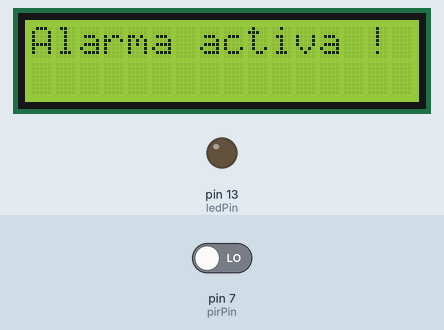
Bench run of a sketch on a simulated Arduino Uno, built with avr-gcc and run on an emulated ATmega328P. Parts: 16×2 character LCD, output pins drawn as LEDs (lit = HIGH). The test bench sets the inputs (shaded band); at power-on: pin 7 (pirPin) LOW.

Above: at 1.2 s.
1.3 s: pin 7 (pirPin) driven HIGH
At 2.5 s:
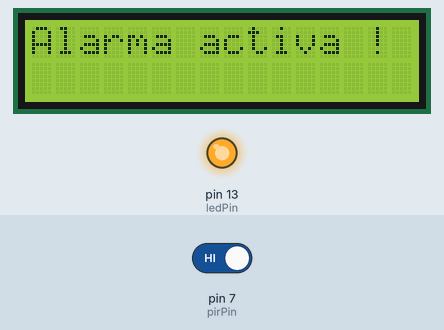
At 3.0 s:
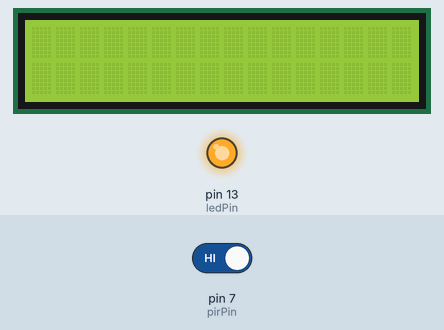
4.6 s: pin 7 (pirPin) driven LOW
At 6.0 s:
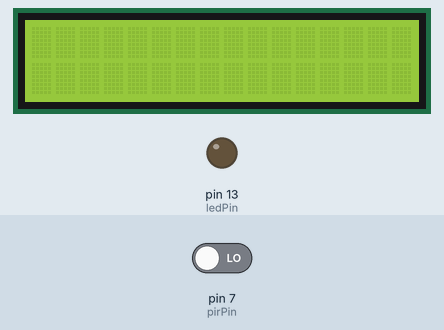
Timing chart, 0 to 7.6 s (numbered marks = the images above; inputs shaded):
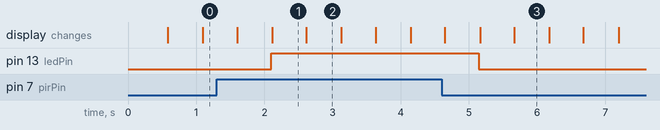

Measured:
- after the input at 1.3 s, pin 13 (ledPin): LOW → HIGH after 0.80 s
- after the input at 4.6 s, pin 13 (ledPin): HIGH → LOW after 0.55 s
- what the display in image 1 shows lasts 0.5 s, from 2.1 s to 2.6 s

The sketch:

Alarma_Casa_1.0.0.ino
```cpp
#include <Wire.h>			// libreria de comunicacion por I2C
#include <LCD.h>			// libreria para funciones de LCD
#include <LiquidCrystal_I2C.h>		// libreria para LCD por I2C

LiquidCrystal_I2C lcd (0x27, 2, 1, 0, 4, 5, 6, 7); // DIR, E, RW, RS, D4, D5, D6, D7

int ledPin = 13;  // LED en el pin 13 de Arduino
int pirPin = 7; // Entrada para HC-S501

int pirValue; // Lugar para almacenar el valor PIR leído

void setup()
{
    lcd.setBacklightPin(3,POSITIVE);	// puerto P3 de PCF8574 como positivo
    lcd.setBacklight(HIGH);		// habilita iluminacion posterior de LCD
    lcd.begin(16, 2);			// 16 columnas por 2 lineas para LCD 1602A
    lcd.clear();			// limpia pantalla

    pinMode(ledPin, OUTPUT);
  pinMode(pirPin, INPUT);

  digitalWrite(ledPin, LOW);
}

void loop()
{
    lcd.setCursor(0, 0);		// ubica cursor en columna 0 y linea 0
    lcd.print("Alarma activa !");	// escribe texto
    lcd.display();			// muestra el texto
    delay(500);				// demora de medio segundo
    lcd.noDisplay();			// oculta el texto
    delay(500);				// demora de medio segundo

    pirValue = digitalRead(pirPin);
  digitalWrite(ledPin, pirValue);
}
```
